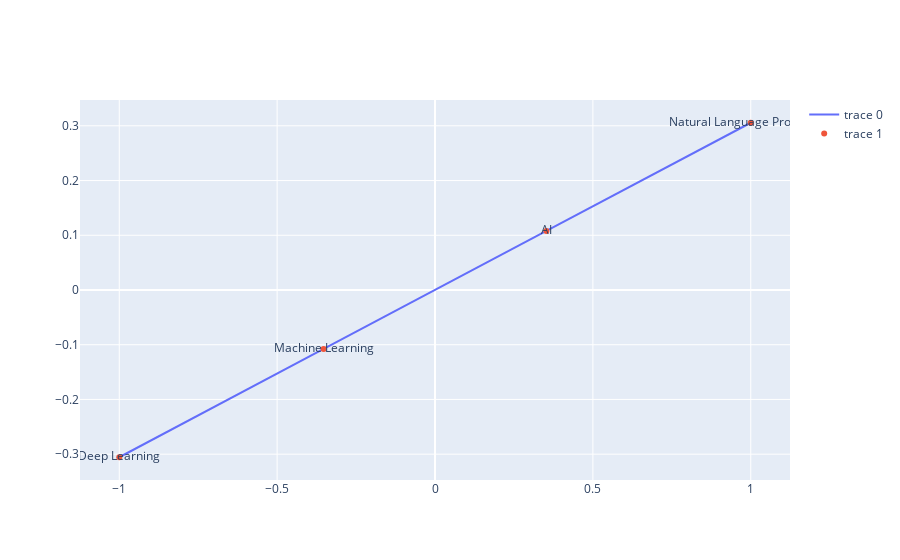

Write notebook code for a chart like this one.
### Code cell
import networkx as nx
import plotly.graph_objects as go
import plotly.express as px

# Create knowledge graph
G = nx.Graph()
G.add_edges_from([("AI", "Machine Learning"), 
                  ("Machine Learning", "Deep Learning"),
                  ("AI", "Natural Language Processing")])

# Get positions
pos = nx.spring_layout(G)

# Create traces
edge_trace = go.Scatter(x=[], y=[], line=dict(width=2), 
                       hoverinfo='none', mode='lines')

for edge in G.edges():
    x0, y0 = pos[edge[0]]
    x1, y1 = pos[edge[1]]
    edge_trace['x'] += (x0, x1, None)
    edge_trace['y'] += (y0, y1, None)

node_trace = go.Scatter(x=[], y=[], mode='markers+text',
                       hoverinfo='text', text=[], textposition="middle center")

for node in G.nodes():
    x, y = pos[node]
    node_trace['x'] += (x,)
    node_trace['y'] += (y,)
    node_trace['text'] += (node,)

fig = go.Figure(data=[edge_trace, node_trace])
fig.show()

### Figure 1 — Plotly figure (JSON) as saved in the notebook; plotly's stock layout.template omitted (floating-point values rounded to 4 significant figures)
{"data": [{"hoverinfo": "none", "line": {"width": 2}, "mode": "lines", "type": "scatter", "x": [0.3527, -0.3527, null, 0.3527, 1.0, null, -0.3527, -1, null], "y": [0.1078, -0.1078, null, 0.1078, 0.3056, null, -0.1078, -0.3056, null]}, {"hoverinfo": "text", "mode": "markers+text", "text": ["AI", "Machine Learning", "Deep Learning", "Natural Language Processing"], "textposition": "middle center", "type": "scatter", "x": [0.3527, -0.3527, -1, 1.0], "y": [0.1078, -0.1078, -0.3056, 0.3056]}], "layout": {}}
